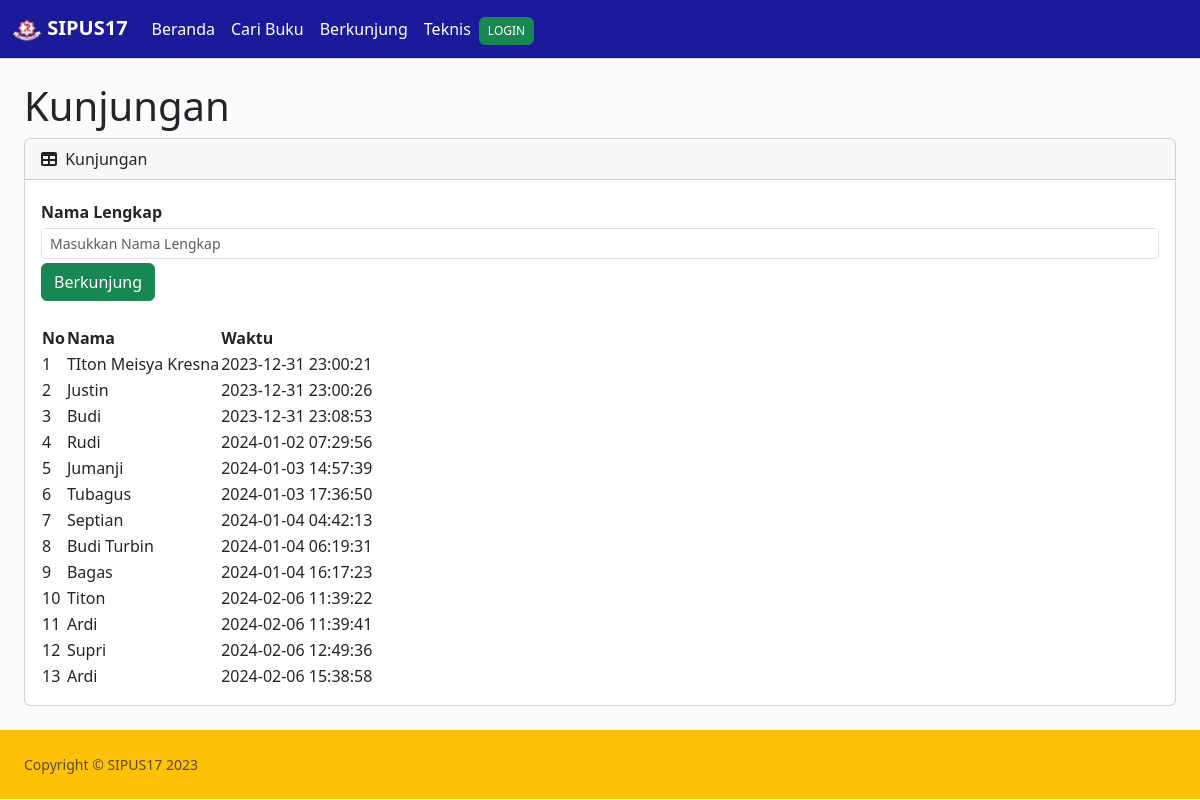
Screenshot of /kunjungan.php with the database file from the repository.
### tables this page shows
CREATE TABLE `kunjungan` (
  `id_kunjungan` int(11) NOT NULL,
  `nama` varchar(30) DEFAULT NULL,
  `waktu` timestamp NULL DEFAULT current_timestamp()
);

### kunjungan.php (the view, shortened to what this page needs)
<?php
include("koneksi.php");
?>
<!DOCTYPE html>
<html lang="en">
    <head>
        <link href="https://cdn.jsdelivr.net/npm/simple-datatables@7.1.2/dist/style.min.css" rel="stylesheet" />
        <link href="css/styles.css" rel="stylesheet" />
        <link href="https://cdn.jsdelivr.net/npm/bootstrap@5.3.2/dist/css/bootstrap.min.css" rel="stylesheet"
>
    </head>
    <body class="sb-nav-fixed">
    <?php include("nav.php"); ?>
            <div id="layoutSidenav_content">
                <main>
                    <div class="container-fluid px-4">
                        <h1 class="mt-4">Kunjungan</h1>
                        <div class="card mb-4">
                            <div class="card-header">
                                <i class="fas fa-table me-1"></i>
                                Kunjungan
                            </div>
                            <div class="card-body">
                            <form action="" method="post">
                                    <label for="" class="mb-1 mt-1"><strong>Nama Lengkap</strong></label>
                                    <input name="nama" class="form-control form-control-sm" type="text" placeholder="Masukkan Nama Lengkap" aria-label=".form-control-sm example" required>
                                <input type="submit" name="submit" value="Berkunjung" class="btn btn-success mt-1">
                            </form>
                                <br>
                                <table id="datatablesSimple">
                                    <thead>
                                        <tr>
                                            <th>No</th>
                                            <th>Nama</th>
                                            <th>Waktu</th>
                                        </tr>
                                    </thead>
                                    <tbody>
                                        <?php
                                        $t_kunjung = mysqli_query($koneksi, "SELECT * FROM kunjungan");
                                        $no = 1;
                                        while ($d_kunjung = mysqli_fetch_array($t_kunjung)) {
                                            $nama1 = $d_kunjung['nama'];
                                            $waktu1 = $d_kunjung['waktu'];
                                        ?>
                                        <tr>
                                            <td><?php echo $no++ ?></td>
                                            <td><?php echo $nama1 ?></td>
                                            <td><?php echo $waktu1 ?></td>
                                        </tr>
                                        <?php } ?>
                                    </tbody>
                                </table>
                            </div>
                        </div>
                    </div>
                </main>
                <footer class="py-4 bg-warning mt-auto">
                    <div class="container-fluid px-4">
                        <div class="d-flex align-items-center justify-content-between small">
                            <div class="text-muted">Copyright &copy; SIPUS17 2023</div>
                        </div>
                    </div>
                </footer>
            </div>
    </body>
</html>

### kunjungan.php (style rules this page uses)
body { background-color: #fcfcfc; }
strong { text-size-adjust: 5px; }

### rows the page displays
kunjungan: nama "TIton Meisya Kresna", waktu "2023-12-31 23:00:21"
kunjungan: nama "Justin", waktu "2023-12-31 23:00:26"
kunjungan: nama "Budi", waktu "2023-12-31 23:08:53"
kunjungan: nama "Rudi", waktu "2024-01-02 07:29:56"
kunjungan: nama "Jumanji", waktu "2024-01-03 14:57:39"
kunjungan: nama "Tubagus", waktu "2024-01-03 17:36:50"
kunjungan: nama "Septian", waktu "2024-01-04 04:42:13"
kunjungan: nama "Budi Turbin", waktu "2024-01-04 06:19:31"
kunjungan: nama "Bagas", waktu "2024-01-04 16:17:23"
kunjungan: nama "Titon", waktu "2024-02-06 11:39:22"
kunjungan: nama "Ardi", waktu "2024-02-06 11:39:41"
kunjungan: nama "Supri", waktu "2024-02-06 12:49:36"
kunjungan: nama "Ardi", waktu "2024-02-06 15:38:58"
